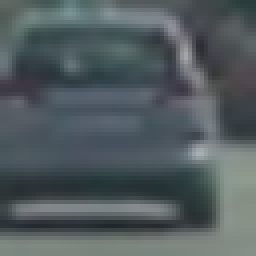
#> input picture ThomasMao/vehicles/Far/image0006.png, 64 x 64 px (shown 4 times larger)
$ python -i svm_pipeline.py   (imports and definitions only)   (older library calls are emulated)
#> lines starting #> are read from the running program, lines starting #| are printed output that depends on the picture
import matplotlib.image as mpimg
from skimage.feature import hog
from scipy.ndimage.measurements import label
from os import walk
from os import path
import time
from sklearn.svm import LinearSVC
from sklearn.preprocessing import StandardScaler
from sklearn.model_selection import train_test_split
import pickle
from copy import copy
from visualizations import *
from timeit import default_timer as timer

### Parameters
color_space = 'YCrCb' # Can be RGB, HSV, LUV, HLS, YUV, YCrCb
# color_space = 'HSV' # Can be RGB, HSV, LUV, HLS, YUV, YCrCb
orient = 9  # HOG orientations
pix_per_cell = 8 # HOG pixels per cell
cell_per_block = 2 # HOG cells per block, which can handel e.g. shadows
hog_channel = "ALL" # Can be 0, 1, 2, or "ALL"
# hog_channel = 2 # Can be 0, 1, 2, or "ALL"
spatial_size = (32, 32) # Spatial binning dimensions
hist_bins = 32    # Number of histogram bins
spatial_feat = True # Spatial features on or off
hist_feat = True # Histogram features on or off
hog_feat = True # HOG features on or off
buffer_weights=[0.1,0.2,0.3,0.4]
clf_path = 'clf_pickle_all_v1.p'  # if classifier exist
Heatmap_buffer = []
N_buffer = 3
y_start_stop = [400, 656] # Min and max in y to search in slide_window()
ystart_0 = y_start_stop[0]
ystop_0 = ystart_0 + 64*2
ystart_1 = ystart_0
ystop_1 = y_start_stop[1]
ystart_2 = ystart_0
ystop_2 = y_start_stop[1]
ystarts = [ystart_1, ystart_2]
ystops = [ystop_1-100, ystop_2]
search_window_scales = [1.5, 2]  # (64x64), (96x96), (128x128)


# Define a function to return HOG features and visualization
def get_hog_features(img, orient, pix_per_cell, cell_per_block,
                        vis=False, feature_vec=True):
    # Call with two outputs if vis==True
    if vis == True:
        features, hog_image = hog(img, orientations=orient,
                                  pixels_per_cell=(pix_per_cell, pix_per_cell),
                                  cells_per_block=(cell_per_block, cell_per_block),
                                  transform_sqrt=True,
                                  visualise=vis, feature_vector=feature_vec)
        return features, hog_image
    # Otherwise call with one output
    else:
        features = hog(img, orientations=orient,
                       pixels_per_cell=(pix_per_cell, pix_per_cell),
                       cells_per_block=(cell_per_block, cell_per_block),
                       transform_sqrt=True,
                       visualise=vis, feature_vector=feature_vec)
        return features


def bin_spatial(img, size=(32, 32)):
#> called with size = (32, 32)
    color1 = cv2.resize(img[:,:,0], size).ravel()
#> color1 = 1024 values, max 151 at index 632, min 36 at index 755, mean 82.37
    color2 = cv2.resize(img[:,:,1], size).ravel()
#> color2 = 1024 values, max 161 at index 632, min 49 at index 738, mean 92.08
    color3 = cv2.resize(img[:,:,2], size).ravel()
#> color3 = 1024 values, max 165 at index 632, min 51 at index 738, mean 95.24
    return np.hstack((color1, color2, color3))


# Define a function to compute color histogram features
# NEED TO CHANGE bins_range if reading .png files with mpimg!
def color_hist(img, nbins=32):
    # Compute the histogram of the color channels separately
    channel1_hist = np.histogram(img[:,:,0], bins=nbins)
    channel2_hist = np.histogram(img[:,:,1], bins=nbins)
    channel3_hist = np.histogram(img[:,:,2], bins=nbins)
    # Concatenate the histograms into a single feature vector
    hist_features = np.concatenate((channel1_hist[0], channel2_hist[0], channel3_hist[0]))
    # Return the individual histograms, bin_centers and feature vector
    return hist_features


# Define a function to extract features from a list of images
# Have this function call bin_spatial() and color_hist()
# [113 lines left out: functions extract_features, slide_window, draw_boxes, convert_color, not called in this run]


# Define a function to extract features from a single image window
def single_img_features(img, color_space='RGB', spatial_size=(32, 32),
                        hist_bins=32, orient=9,
                        pix_per_cell=8, cell_per_block=2, hog_channel=0,
                        spatial_feat=True, hist_feat=True, hog_feat=True):
    #1) Define an empty list to receive features
    img_features = []
    #2) Apply color conversion if other than 'RGB'
    if color_space != 'RGB':
        if color_space == 'HSV':
            feature_image = cv2.cvtColor(img, cv2.COLOR_RGB2HSV)
        elif color_space == 'LUV':
            feature_image = cv2.cvtColor(img, cv2.COLOR_RGB2LUV)
        elif color_space == 'HLS':
            feature_image = cv2.cvtColor(img, cv2.COLOR_RGB2HLS)
        elif color_space == 'YUV':
            feature_image = cv2.cvtColor(img, cv2.COLOR_RGB2YUV)
        elif color_space == 'YCrCb':
            feature_image = cv2.cvtColor(img, cv2.COLOR_RGB2YCrCb)
    else:
        feature_image = np.copy(img)
    #3) Compute spatial features if flag is set
    if spatial_feat == True:
        spatial_features = bin_spatial(feature_image, size=spatial_size)
#> spatial_features = 3072 values, max 165 at index 2680, min 36 at index 755, mean 89.9
        #4) Append features to list
        img_features.append(spatial_features)
    #5) Compute histogram features if flag is set
    if hist_feat == True:
        hist_features = color_hist(feature_image, nbins=hist_bins)
#> in color_hist, `hist_features = np.concatenate((channel1_hist[0], channel2_hist[0], ch..`: hist_features = 96 values, max 464 at index 76, min 0 at index 94, mean 128
        #6) Append features to list
        img_features.append(hist_features)
    #7) Compute HOG features if flag is set
    if hog_feat == True:
        if hog_channel == 'ALL':
            hog_features = []
            for channel in range(feature_image.shape[2]):
                hog_features.extend(get_hog_features(feature_image[:,:,channel],
                                    orient, pix_per_cell, cell_per_block,
                                    vis=False, feature_vec=True))
        else:
            hog_features = get_hog_features(feature_image[:,:,hog_channel], orient,
                        pix_per_cell, cell_per_block, vis=False, feature_vec=True)
#> in get_hog_features, `features = hog(img, orientations=orient, pixels_per_cell=(pix_per_cell..`: features = 1764 values, max 0.541 at index 1093, min 0 at index 16, mean 0.107
#> in get_hog_features, `features = hog(img, orientations=orient, pixels_per_cell=(pix_per_cell..`:
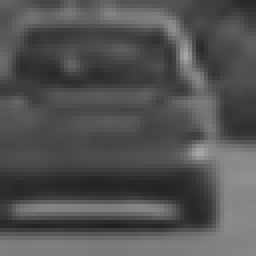
#> img: shape (64, 64) (shown 4 times larger); min 33, max 167, mean 82.2
#> hog_features has the same summary as features in get_hog_features
        #8) Append features to list
        img_features.append(hog_features)

    #9) Return concatenated array of features
    return np.concatenate(img_features)


# Define a function you will pass an image
# and the list of windows to be searched (output of slide_windows())
# [207 lines left out: functions search_windows, find_cars, add_heat, apply_threshold, draw_bboxes, generate_heatmap and 1 more, not called in this run]


# if svm classifer exist, load it; otherwise, compute the svm classifier
# [89 lines not run here, left out]


# [31 lines left out: function vehicle_detection_svm, not called in this run]

>>> import cv2
>>> picture = cv2.cvtColor(cv2.imread('ThomasMao/vehicles/Far/image0006.png'), cv2.COLOR_BGR2RGB)
>>> result = single_img_features(picture)
#> result = 4932 values, max 464 at index 3148, min 0 at index 3166, mean 58.52

$ run again, on ThomasMao/vehicles/Left/image0177.png
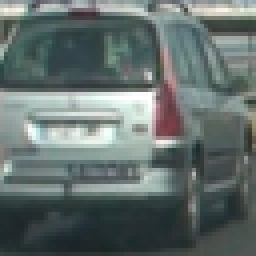
#> input picture ThomasMao/vehicles/Left/image0177.png, 64 x 64 px (shown 4 times larger)
#> color1 = 1024 values, max 252 at index 402, min 26 at index 969, mean 99.88
#> color2 = 1024 values, max 254 at index 402, min 36 at index 969, mean 111.3
#> color3 = 1024 values, max 252 at index 402, min 41 at index 969, mean 109.3
#> spatial_features = 3072 values, max 254 at index 1426, min 26 at index 969, mean 106.8
#> in color_hist, `hist_features = np.concatenate((channel1_hist[0], channel2_hist[0], ch..`: hist_features = 96 values, max 306 at index 72, min 12 at index 30, mean 128
#> features = 1764 values, max 0.579 at index 310, min 0 at index 17, mean 0.124
#> in get_hog_features, `features = hog(img, orientations=orient, pixels_per_cell=(pix_per_cell..`:
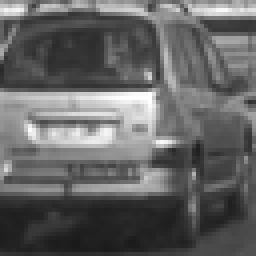
#> img: shape (64, 64) (shown 4 times larger); min 26, max 255, mean 99.7
#> hog_features has the same summary as features in get_hog_features
#> result = 4932 values, max 306 at index 3144, min 0 at index 3185, mean 69.07

$ run again, on ThomasMao/vehicles/Left/image0197.png
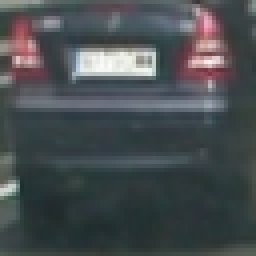
#> input picture ThomasMao/vehicles/Left/image0197.png, 64 x 64 px (shown 4 times larger)
#> color1 = 1024 values, max 246 at index 268, min 32 at index 907, mean 72.35
#> color2 = 1024 values, max 248 at index 268, min 42 at index 838, mean 77.77
#> color3 = 1024 values, max 245 at index 268, min 44 at index 838, mean 80.66
#> spatial_features = 3072 values, max 248 at index 1292, min 32 at index 907, mean 76.93
#> in color_hist, `hist_features = np.concatenate((channel1_hist[0], channel2_hist[0], ch..`: hist_features = 96 values, max 887 at index 35, min 4 at index 54, mean 128
#> features = 1764 values, max 0.566 at index 796, min 0 at index 16, mean 0.12
#> in get_hog_features, `features = hog(img, orientations=orient, pixels_per_cell=(pix_per_cell..`:
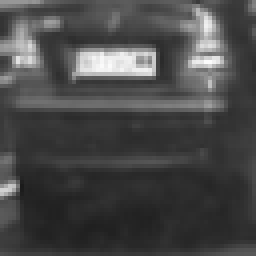
#> img: shape (64, 64) (shown 4 times larger); min 27, max 252, mean 72.2
#> hog_features has the same summary as features in get_hog_features
#> result = 4932 values, max 887 at index 3107, min 0 at index 3184, mean 50.45

$ run again, on ThomasMao/vehicles/MiddleClose/image0088.png
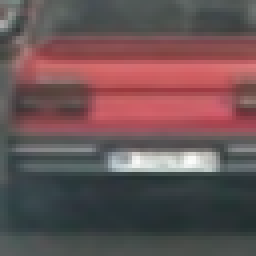
#> input picture ThomasMao/vehicles/MiddleClose/image0088.png, 64 x 64 px (shown 4 times larger)
#> color1 = 1024 values, max 242 at index 663, min 35 at index 895, mean 105.2
#> color2 = 1024 values, max 245 at index 663, min 47 at index 885, mean 82.84
#> color3 = 1024 values, max 243 at index 663, min 48 at index 885, mean 84.38
#> spatial_features = 3072 values, max 245 at index 1687, min 35 at index 895, mean 90.82
#> in color_hist, `hist_features = np.concatenate((channel1_hist[0], channel2_hist[0], ch..`: hist_features = 96 values, max 675 at index 36, min 2 at index 49, mean 128
#> features = 1764 values, max 0.657 at index 1408, min 0 at index 27, mean 0.0932
#> in get_hog_features, `features = hog(img, orientations=orient, pixels_per_cell=(pix_per_cell..`:
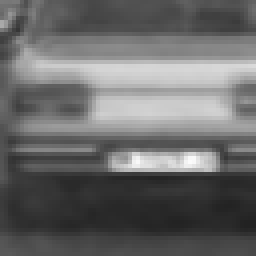
#> img: shape (64, 64) (shown 4 times larger); min 34, max 251, mean 105.1
#> hog_features has the same summary as features in get_hog_features
#> result = 4932 values, max 675 at index 3108, min 0 at index 3195, mean 59.09
